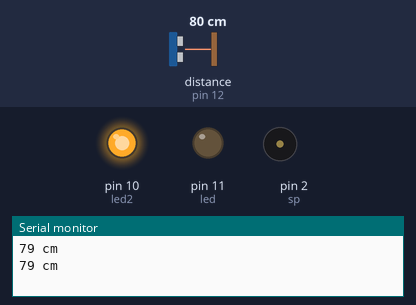
Bench run of a sketch on a simulated Arduino Uno, built with avr-gcc and run on an emulated ATmega328P. On the bench: output pins drawn as LEDs (lit = HIGH), buzzer (waves = sounding), the last lines printed to the serial monitor. Wiring (inferred from the names in the program): ultrasonic range finder: trigger pin 13; echo pin 12. The inputs (shaded band) are chosen by the test bench; at power-on: distance to the obstacle (sensor on pin 12) 80 cm. The echo pulse lasts 58.3 µs per cm; pins used as bus, display or sensor lines are not drawn.

Above: at 1.8 s.
1.9 s: distance to the obstacle (sensor on pin 12) set to 2 cm
At 3.4 s:
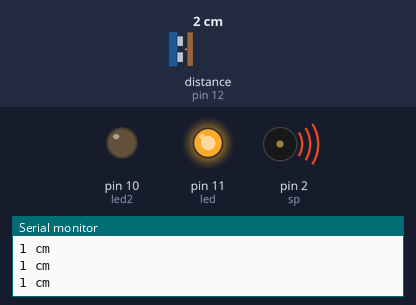
4.0 s: distance to the obstacle (sensor on pin 12) set to 6 cm
At 5.0 s:
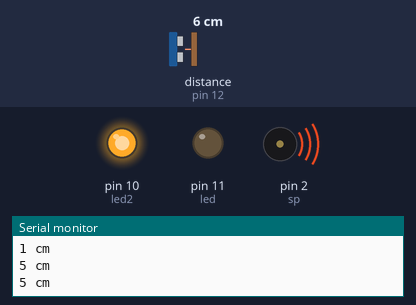
5.5 s: distance to the obstacle (sensor on pin 12) set to 4 cm
At 6.1 s:
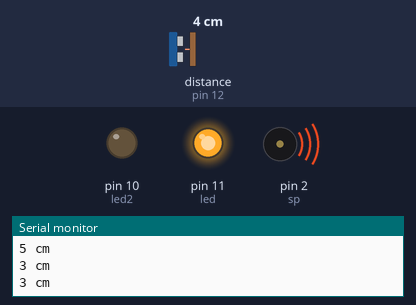
7.0 s: distance to the obstacle (sensor on pin 12) set to 9 cm
At 8.5 s:
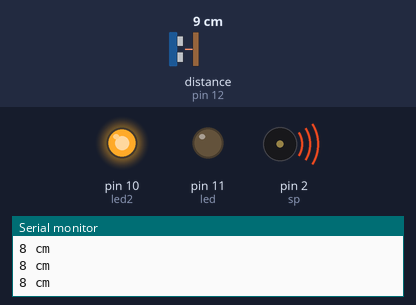
Timing chart, 0 to 9.6 s (numbered marks = the images above; inputs shaded):
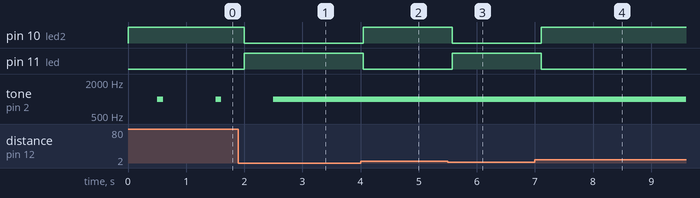

Measured:
- the behaviour switches between 4 and 5 cm on distance to the obstacle (sensor on pin 12) (found by bisection; images 1 and 2)
- after the input at 1.9 s, pin 10 (led2): HIGH → LOW after 0.10 s; pin 11 (led): LOW → HIGH after 0.10 s; tone on pin 2 (sp): goes on until 2.5 s, then stays 1000 Hz
- after the input at 4.0 s, pin 10 (led2): LOW → HIGH after 0.05 s; pin 11 (led): HIGH → LOW after 0.05 s
- after the input at 5.5 s, pin 10 (led2): HIGH → LOW after 0.08 s; pin 11 (led): LOW → HIGH after 0.08 s
- after the input at 7.0 s, pin 10 (led2): LOW → HIGH after 0.11 s; pin 11 (led): HIGH → LOW after 0.11 s
- by itself, tone on pin 2 (sp): alternates 1000 Hz for 0.10 s and silent for 0.90 s

The sketch:

ex01_hc_sr04_sonic_tone.ino
```cpp
/*
HC-SR04 Ping distance sensor]
VCC to arduino 5v GND to arduino GND
Echo to Arduino pin 13 Trig to Arduino pin 12
Red POS to Arduino pin 11
Green POS to Arduino pin 10
560 ohm resistor to both LED NEG and GRD power rail
More info at: http://goo.gl/kJ8Gl
Original code improvements to the Ping sketch sourced from Trollmaker.com
Some code and wiring inspired by http://en.wikiversity.org/wiki/User:Dstaub/robotcar
*/

#define trigPin 13
#define echoPin 12
#define led 11
#define led2 10
#define sp 2

void setup()
{
  Serial.begin (9600);
  pinMode(trigPin, OUTPUT);
  pinMode(echoPin, INPUT);
  pinMode(led, OUTPUT);
  pinMode(led2, OUTPUT);
}

void loop()
{
  long duration, distance;
  digitalWrite(trigPin, LOW);  // Added this line
  delayMicroseconds(2); // Added this line
  digitalWrite(trigPin, HIGH);
  delayMicroseconds(10); // Added this line
  digitalWrite(trigPin, LOW);
  duration = pulseIn(echoPin, HIGH);
  distance = (duration/2) / 29.1;
  if (distance < 4)
  {  // This is where the LED On/Off happens
    digitalWrite(led,HIGH); // When the Red condition is met, the Green LED should turn off
    digitalWrite(led2,LOW);
  }
  else
  {
    digitalWrite(led,LOW);
    digitalWrite(led2,HIGH);
  }
  if (distance >= 200 || distance <= 0)
  {
    Serial.println("Out of range");
  }
  else
  {
    Serial.print(distance);
    Serial.println(" cm");
  }
  delay(500);

//------tone-----
  if(distance>20 && distance<150)
  {
    tone(sp,1000);
    delay(100);
    noTone(sp);
    delay(distance*5);
  }
//  else if(distance>8 && distance<=20)
//  {
//    tone(sp,1000);
//    delay(distance/5*10);
//    noTone(sp);
//    delay(distance/5*10);
//  }
  else if(distance<=20)
  {
    tone(sp,1000);
    delay(10);
  }
}
```
